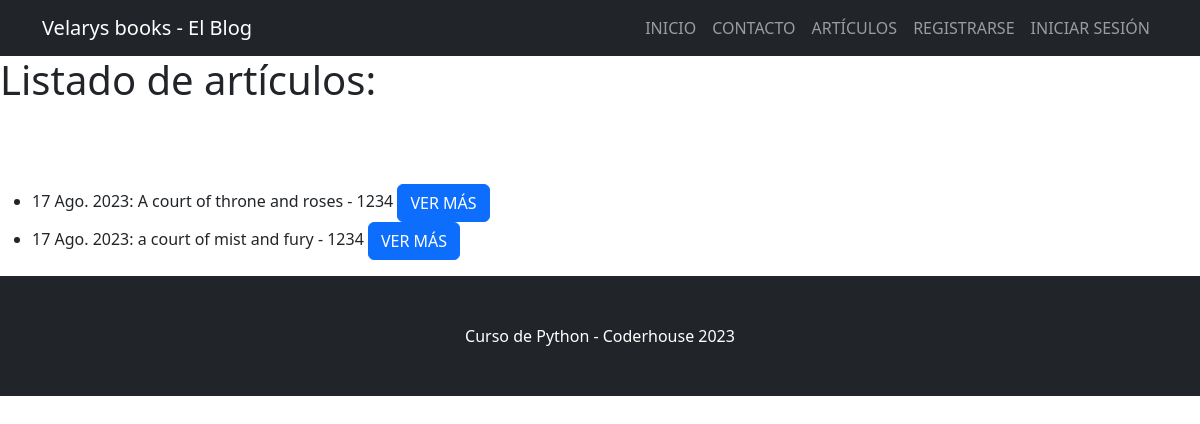
The page /articulos/entradas/ on the database its author committed.
### blog/models.py (models this page shows, shortened)
class Articulo(models.Model):
    titulo = models.CharField(max_length=256)
    subtitulo = models.CharField(max_length=256)
    cuerpo = models.TextField(blank=True)
    autor = models.ForeignKey(User, on_delete=models.CASCADE, null=True)
    fecha = models.DateField(auto_now_add=True)
    imagen = models.ImageField(upload_to="entradas/", null="True", blank=True)

### blog/views.py (the view)
# urls.py: path("entradas/", ArticuloListView.as_view(), name="lista_articulos"),
class ArticuloListView(ListView):
    model = Articulo
    template_name = "blog/articulo_lista.html"

### blog/templates/blog/articulo_lista.html (shortened to what this page needs)
{% extends "base.html" %}
{% block contenido %}
<h1>Listado de artículos:</h1>
<br>
<br><br>
<ul>
{% for articulo in object_list %}
    <li>
        {{ articulo.fecha }}: {{ articulo.titulo }} - {{ articulo.autor }}
        <a class="btn btn-primary" href="{% url 'ver_articulo' articulo.id %}" type="button">VER MÁS</a>
    </li>
{% endfor %}
</ul>
{% endblock %}

### rows shown on the page
Articulo: fecha "17 Ago. 2023", titulo "A court of throne and roses", autor "1234"
Articulo: fecha "17 Ago. 2023", titulo "a court of mist and fury", autor "1234"
